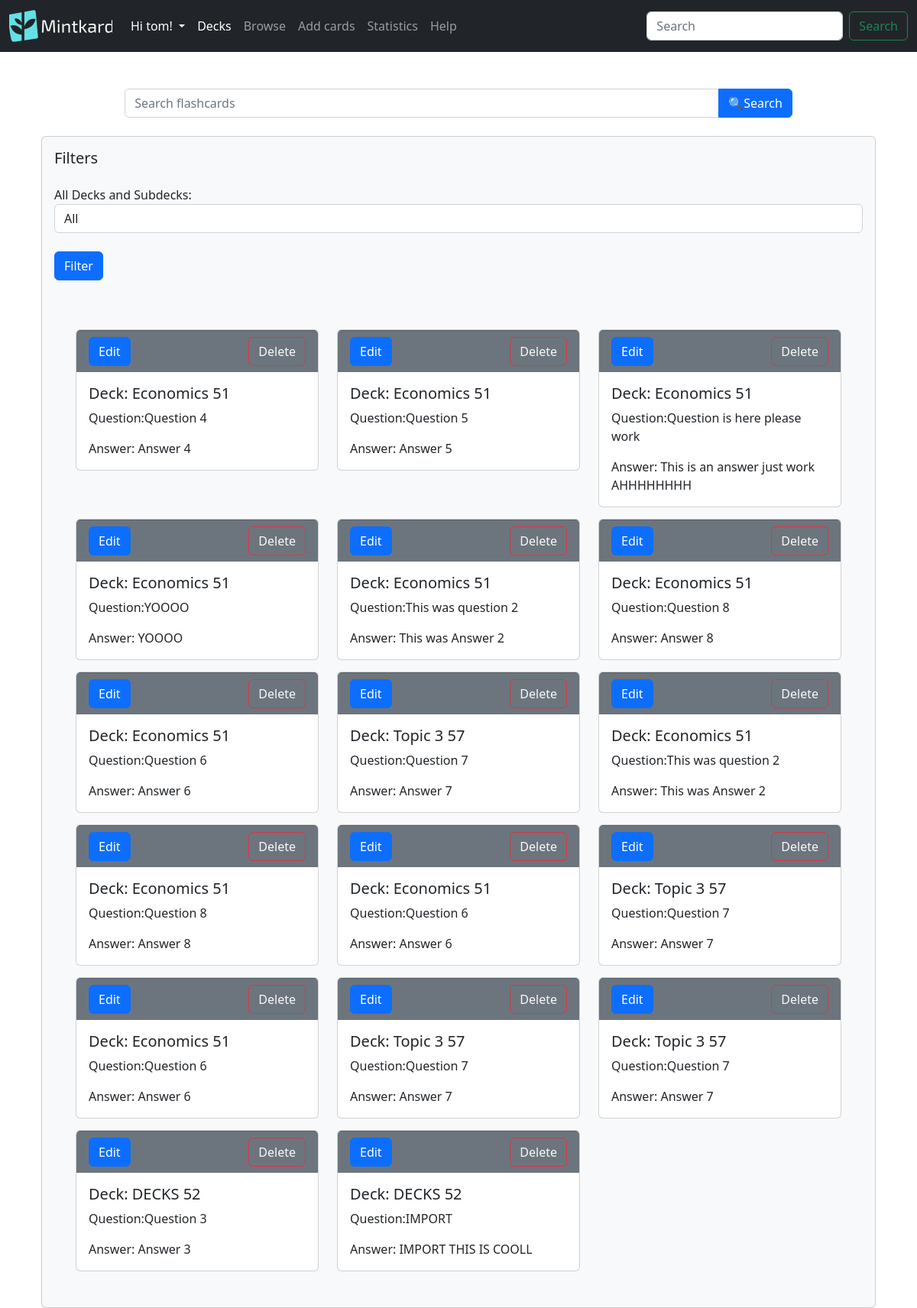
Page /decks/browse (signed in) on the committed database.
### mintkard/models.py (models this page shows, shortened)
class User(db.Model,UserMixin):
    id = db.Column(db.Integer,primary_key= True)
    username = db.Column(db.String(100), unique = True)
    email = db.Column(db.String(75),unique=True)
    password = db.Column(db.String(150))
    decks = db.relationship('Deck',backref = 'user_decks',lazy=True)#stores all the decks that the owner owns, in the parents class

class Card(db.Model):
    id = db.Column(db.Integer, primary_key=True)#Primary key
    question = db.Column(db.String(200))
    answer = db.Column(db.String(400))
    last_study = db.Column(db.DateTime(timezone=True))
    is_new = db.Column(db.Boolean, default=True)
    interval = db.Column(db.Integer)
    easiness_factor = db.Column(db.Integer)
    quality = db.Column(db.Integer)
    deck_id = db.Column(db.Integer, db.ForeignKey('deck.id'))#One to many relationship with decks
    def __repr__(self):
        return f"Card('{self.id}',{self.question}', '{self.answer}', '{self.deck_id}')"

class Deck(db.Model):
    id = db.Column(db.Integer, primary_key=True)
    name = db.Column(db.String(100),nullable=False)
    description = db.Column(db.String(100))
    date = db.Column(db.DateTime(timezone=True),default=func.now())
    parent_id = db.Column(db.Integer, db.ForeignKey('deck.id'))#This is the foreign key for the parent deck
    children_deck = db.relationship('Deck',backref=db.backref('parent', remote_side=[id]),primaryjoin='Deck.parent_id == Deck.id')#This is the relationship for the child deck, the backref is the parent deck, the primaryjoin is the foreign key for the child deck
    cards = db.relationship('Card',lazy= True)
    user_id = db.Column(db.Integer, db.ForeignKey('user.id'))
    '''allows a string output'''

### mintkard/decks.py (the view, shortened to what this page needs)
@login_required
@decks.route('/browse',methods=['GET','POST'])
def browse():
    if request.form.get('filter') == 'All':
        selected_id = request.form.get('filter')
    else:
        selected_id = int(request.form.get('filter')) if request.form.get('filter') is not None else None
    if request.form.get('filter') not in (None, 'All'):
        print('1')
        deck_id = request.form['filter']
        try:
            deck_filter = Deck.query.get(deck_id)
            cards = g.fmanager.get_cards_from_deck(deck_filter)
        except Exception as e:
            flash('Error locating deck: {}'.format(e),category='danger')
    else:
        try:
            print('HERE')
            cards = g.fmanager.get_all_cards()
            print('HERE')
        except Exception as e:
            flash('Error locating decks: {}'.format(e),category='danger')
    cards = g.fmanager.get_all_cards()
    print(cards)
    try:
        root_deck = [deck for deck in g.fmanager.user.decks if deck.parent_id == None]# used in the filter dropdown option
    except Exception as e:
        flash('Error locating decks: {}'.format(e),category='danger')
    return render_template("browse.html",cards = cards,decks=root_deck,selected_id=selected_id,all_decks = g.fmanager.user.decks)

### mintkard/decks.py (called while the page is built)
@decks.before_request
def before_request():
    g.fmanager = FlashcardManager(user=current_user.id, app=current_app)

    def get_all_cards(self) -> List[Card]:
        cards = []
        for deck in self.user.decks:
            if deck.parent_id is None:# so it starts from the top of the tree, as decks gets all the decks.
                cards.extend(self.get_cards_from_deck(deck))
        return cards

    def get_cards_from_deck(self,deck: Deck) -> List[Card]:
        cards = deck.cards#gets the cards in the currrent deck, but cards in child_decks are not collected yet, till the recursion
        for child_deck in deck.children_deck:
            cards.extend(self.get_cards_from_deck(child_deck))
        return cards

### mintkard/templates/browse.html (shortened to what this page needs)
{% extends 'layout.html' %}
{% block body %}
<div class="container mt-5">
  <div class="input-group mb-4" style="width:80%;margin: auto;">
    <input type="text" class="col-auto form-control" placeholder="Search flashcards">
    <button type="submit" class="col-auto btn btn-primary ">🔍Search</button>
  </div>
  <div class="card bg-light mt-3">
    <div class="card-body">
      <h5 class="card-title mb-4">Filters</h5>
      <form method="POST">
        <div class="form-group">
          <label for="deck-filter">All Decks and Subdecks:</label>
          <select class="form-control" name="filter">
            <option value ="All">All</option>
          </select>
        </div>
        <button class="btn btn-primary my-4" type="submit">Filter</button>
      </form>
      <br>
  <div class="row m-3" id="flashcard-cards">
    {% for card in cards %}
    <div class="col-sm-6 col-md-4" style="margin-bottom: 15px;">
      <div class="card" id="revision-card">
        <div class="card-footer d-flex justify-content-between bg-secondary text-dark">
          <a class="btn btn-primary" id="edit" href="/decks/edit/{{card.id}}">Edit</a>
          <form method="post">
            <button class="btn btn-outline-danger text-light" type="submit" name="delete_card" value="{{card.id}}"
              onclick="confirm('Are you sure you want to delete the card? press ok to confirm this.')" ;>Delete</button>
          </form>
        </div>
        <div class="card-body">
        {% set found_deck = all_decks | selectattr("id", "equalto", card.deck_id) | first %}
        {% if found_deck %}
          <h5 class="card-title">Deck: {{found_deck.name}} {{card.deck_id}}</h5>
        {% else %}
          <h5 class="card-title">Deck id: {{card.deck_id}} was not found</h5>
        {% endif %}
          <p class="card-text">Question:{{card.question}}</p>
          <p class="card-text">Answer: {{card.answer}}</p>
        </div>
      </div>
    </div>
    {% endfor%}
  </div>
  {% endblock %}

### mintkard/templates/layout.html (shortened to what this page needs)
<!DOCTYPE html>
<html lang="en">
<head>
    <link rel="stylesheet" href="https://cdnjs.cloudflare.com/ajax/libs/font-awesome/4.7.0/css/font-awesome.min.css">
</head>
<link href="https://cdn.jsdelivr.net/npm/bootstrap@5.2.3/dist/css/bootstrap.min.css" rel="stylesheet"
>
<body>
    <nav class="navbar navbar-expand-lg navbar-dark bg-dark">
        <div class="container-fluid">
            <a class="navbar-brand" href="/home"><img src="/static/logo.png" alt="Mintkard" width="135" height="42"></a>
            <div class="collapse navbar-collapse" id="navbarSupportedContent">
                <ul class="navbar-nav me-auto mb-2 mb-lg-0">
                    {% if current_user.is_authenticated %}
                    <li class="nav-item dropdown">
                        <a class="nav-link dropdown-toggle" href="#" id="navbarDropdown" role="button" data-bs-toggle="dropdown" aria-expanded="false" style="color:white">
                            Hi {{ current_user.username }}!
                        </a>
                    </li>
                    <li class="nav-item">
                        <a class="nav-link active" aria-current="page" href="/decks/">Decks</a>
                    </li>
                    <li class="nav-item">
                        <a class="nav-link" href="/decks/browse">Browse</a>
                    </li>
                    <li class="nav-item">
                        <a class="nav-link" href="/decks/create">Add cards</a>
                    </li>
                    <li class="nav-item">
                        <a class="nav-link" href="/decks/stats">Statistics</a>
                    </li>
                    <li class="nav-item">
                        <a class="nav-link" href="/decks/help">Help</a>
                    </li>
                    {% endif %}
                </ul>
                <form class="d-flex">
                    <input class="form-control me-2" type="search" placeholder="Search" aria-label="Search">
                    <button class="btn btn-outline-success" type="submit">Search</button>
                </form>
            </div>
        </div>
    </nav>
    <div class="container mt-5">
    {% block body %}{% endblock %}
    </div>
</body>
</html>

### mintkard/templates/browse.html (style rules this page uses)
#revision-card { max-height: 250px; overflow-y: auto; }

### rows in the picture
User: username "tom"
Card: {{ card.id }} 12 (drawn), deck_id "51", question "Question 4", answer "Answer 4"
Deck: name "Economics"
Card: {{ card.id }} 13 (drawn), deck_id "51", question "Question 5", answer "Answer 5"
Card: {{ card.id }} 18 (drawn), deck_id "51", question "Question is here please work", answer "This is an answer just work AHHHHHHHH"
Card: {{ card.id }} 19 (drawn), deck_id "51", question "YOOOO", answer "YOOOO"
Card: {{ card.id }} 10 (drawn), deck_id "51", question "This was question 2", answer "This was Answer 2"
Card: {{ card.id }} 16 (drawn), deck_id "51", question "Question 8", answer "Answer 8"
Card: {{ card.id }} 14 (drawn), deck_id "51", question "Question 6", answer "Answer 6"
Card: {{ card.id }} 15 (drawn), deck_id "57", question "Question 7", answer "Answer 7"
Deck: name "Topic 3"
Card: {{ card.id }} 11 (drawn), deck_id "52", question "Question 3", answer "Answer 3"
Deck: name "DECKS"
Card: {{ card.id }} 17 (drawn), deck_id "52", question "IMPORT", answer "IMPORT THIS IS COOLL"
